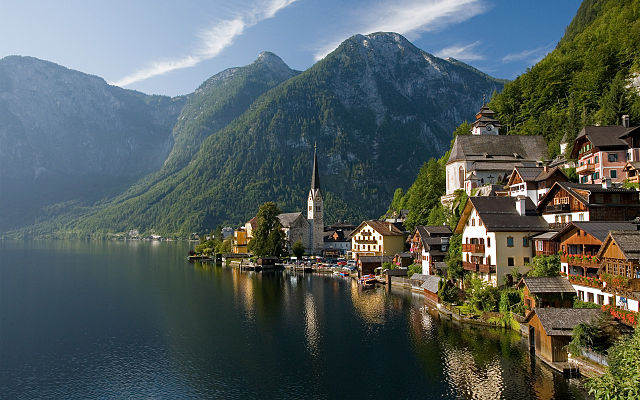
#> input picture lib/annotorious/example/640px-Hallstatt.jpg, 640 x 400 px
$ python thumbgen.py lib/annotorious/example/640px-Hallstatt.jpg   (Python 2 division)   (older library calls are emulated)
#> lines starting #> are read from the running program, lines starting #| are printed output that depends on the picture
import PIL, sys
from PIL import Image

src = sys.argv[1]
target = src.split('.')
target.insert(-1,'thumb')
print src, target
target = '.'.join(target)
print src, target

basewidth = 300
img = Image.open(src)
#> img is the input picture: PIL image 640x400 RGB; mean R, G, B 82.7, 93.2, 92.3
wpercent = (basewidth/float(img.size[0]))
#> wpercent = 0.469
hsize = int((float(img.size[1])*float(wpercent)))
#> hsize = 187
img = img.resize((basewidth,hsize), PIL.Image.ANTIALIAS)
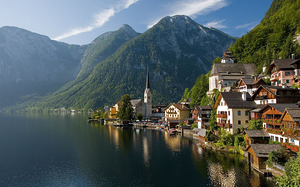
#> img: PIL image 300x187 RGB; mean R, G, B 82.7, 93.1, 92.3
img.save(target)
